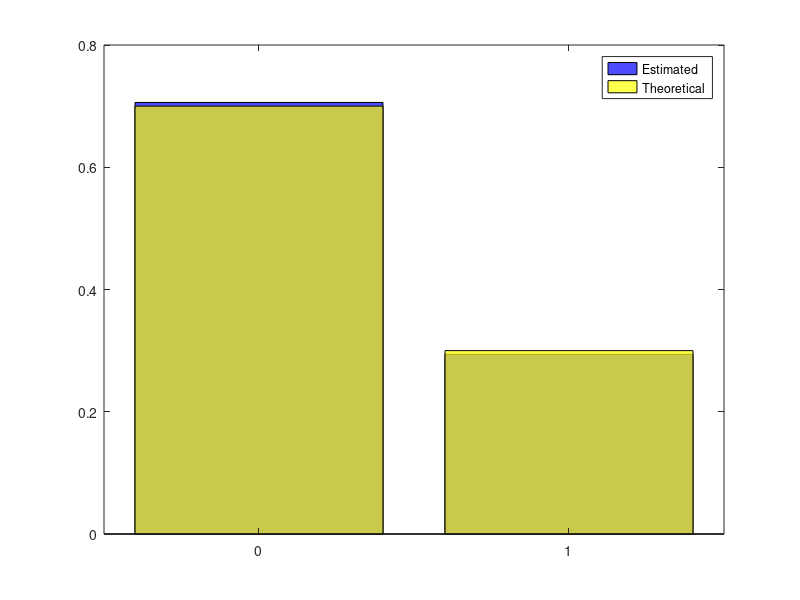

The MATLAB script that drew this image:
pkg load statistics
clc
clear all

%  a) 

% Generate X~Bernoulli(p)    <=>    X ~ (0     1)
                                      % (1-p   p)
p=0.3

u=rand;    % unifrnd(0,1)      
         
% X= { 1,  if u < p
%    { 0,  if u >= p             
X=(u < p); 


%  Verification
N=1000;
for i=1:N
  U=rand;
  Bernoulli(i)=(U<p);
end
 
Frq_a=hist(Bernoulli,0:1);
Frq_r=Frq_a/N;
disp('Estimated Bernoulli distribution')
disp([0:1; Frq_r])
disp('Theoretical Bernoulli distribution')
disp([0:1; binopdf(0:1,1,p)])

bar(0:1 , Frq_r, 'b')
hold on
bar(0:1 , binopdf(0:1,1,p), 'y')
legend('Estimated','Theoretical')
set(findobj('type','patch'), 'facealpha',0.7)


% b)
% Generate X~Bino(n,p)  <=>  X ~ (0     1     2   3  ....  n  )
%                                (P(0) P(1) P(2) P(3) ... P(n))
% Binomial r.v. =sum of n Bernoully r.v X (counts the number of ones)
% to compare use:    0:n          binopdf(0:n,n,p)

n = 5;
x = (rand(1,n) < p);
Bino = sum(x)

% c) 
% Generate X~Geo(p)  <=>  X ~ (0     1     2   3  ....  k   ...  )
%                             (P(0) P(1) P(2) P(3) ... P(k) ...  )
% Geometric r.v.(counts the number of zeros before first one) 
% o compare use:    0:k     geopdf(0:k,p)   k positive integer

% d)
% Generate X~Nbin(n,p)  <=>  X ~ (0     1     2   3  ....  k  )
%                                (P(0) P(1) P(2) P(3) ... P(k))
%  Pascal (NBin) r.v. = sum of n Geometric r.v. 
%  to compare use:   0:k    nbin(0:k,n,p)   k also positive integer
